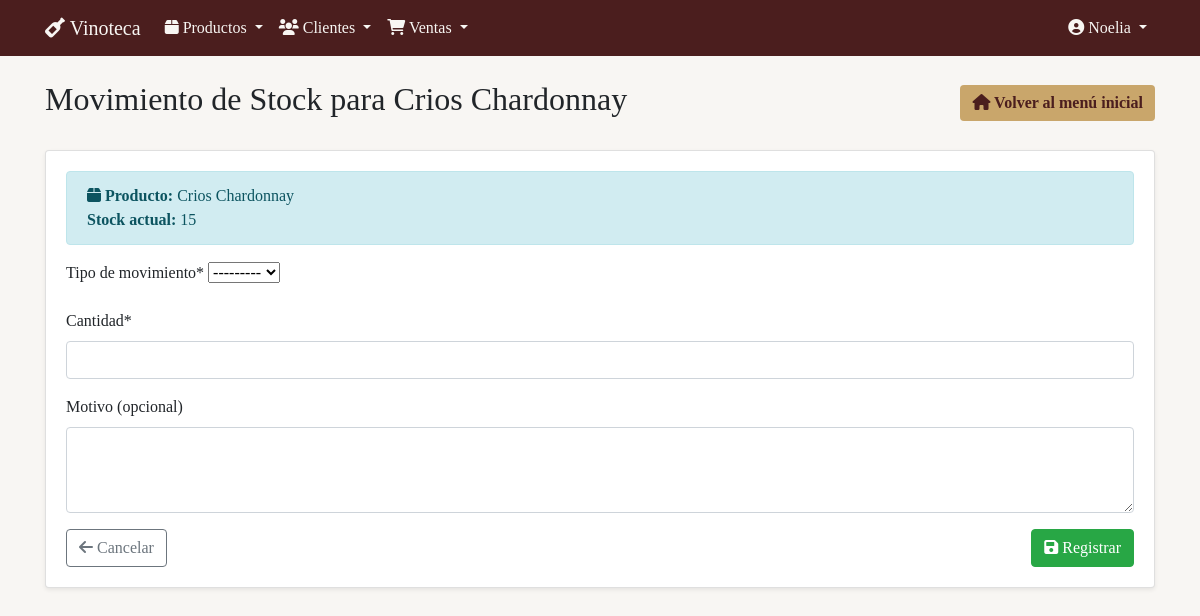
Before: /productos/5/movimiento/ (signed in) with the older database file.
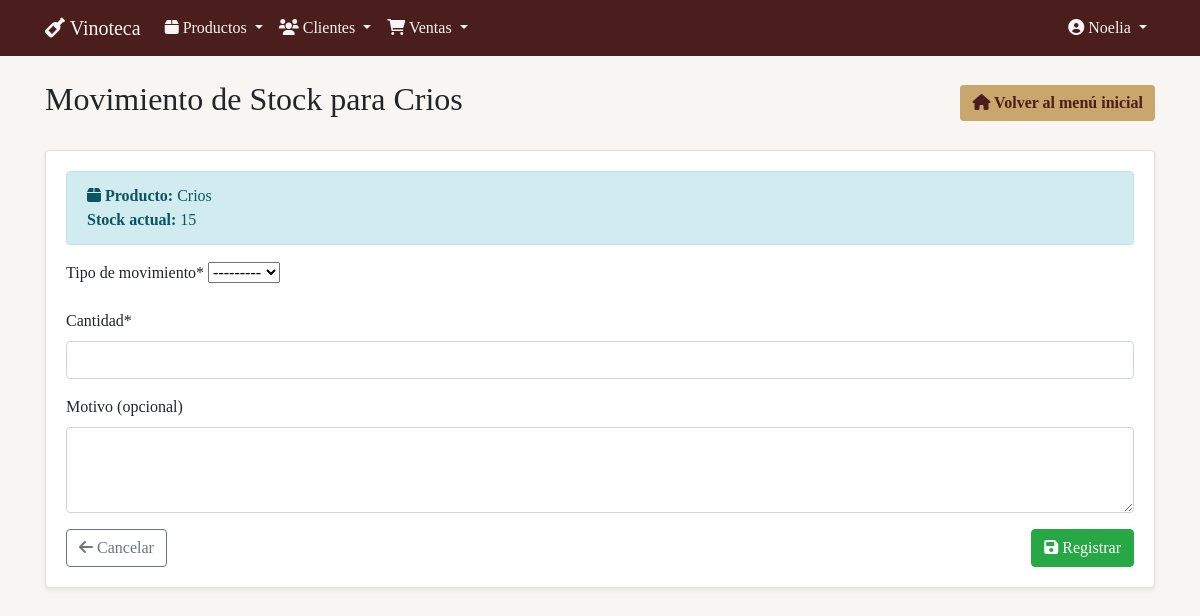
After: the same page with the newer database file.
### productos/models.py (models this page shows, shortened)
class Producto(models.Model):
    nombre = models.CharField("Nombre", max_length=50)
    descripcion = models.CharField("Descripción", max_length=200)
    precio = models.DecimalField("Precio", max_digits=10, decimal_places=2)
    stock = models.PositiveIntegerField("Stock", default=0)
    stock_minimo = models.IntegerField("Stock Mínimo", default=5)
    sku = models.CharField(
        "SKU",
        max_length=50,
        unique=True,
        blank=False,
        help_text="Debe coincidir con el nombre del archivo de imagen (sin extensión)"
    )
    imagen = models.ImageField(
        "Imagen",
        upload_to=get_image_path,
        validators=[validate_image_size],
        blank=True,
        null=True,
        help_text="Formatos permitidos: jpg, png, gif. Tamaño máximo: 5MB"
    )
    fecha_creacion = models.DateTimeField("Fecha de creación", auto_now_add=True)
    fecha_actualizacion = models.DateTimeField("Fecha de actualización", auto_now=True)
    class Meta:
        verbose_name = "Producto"
        verbose_name_plural = "Productos"
        ordering = ["nombre"]

### productos/views.py (the view, shortened to what this page needs)
# urls.py: path('<int:pk>/movimiento/', views.MovimientoStockCreateView.as_view(), name='movimiento_create'),
class MovimientoStockCreateView(LoginRequiredMixin, PermissionRequiredMixin, CreateView):
    model = MovimientoStock
    form_class = MovimientoStockForm
    template_name = 'productos/movimiento_form.html'
    permission_required = 'productos.add_movimientostock'
    def get_form_kwargs(self):
        kwargs = super().get_form_kwargs()
        kwargs['producto'] = get_object_or_404(Producto, pk=self.kwargs['pk'])
        return kwargs
    def get_context_data(self, **kwargs):
        context = super().get_context_data(**kwargs)
        context['producto'] = get_object_or_404(Producto, pk=self.kwargs['pk'])
        return context

### templates/productos/movimiento_form.html (shortened to what this page needs)
{% extends 'base.html' %}
{% load crispy_forms_tags %}
{% block header %}Movimiento de Stock para {{ producto.nombre }}{% endblock %}
{% block content %}
<div class="card shadow-sm">
  <div class="card-body">
    <div class="alert alert-info">
      <i class="fas fa-box"></i>
      <strong>Producto:</strong> {{ producto.nombre }}<br>
      <strong>Stock actual:</strong> {{ producto.stock }}
    </div>
    <form method="post">
      {{ form|crispy }}
      <div class="mt-3 d-flex justify-content-between">
        <a href="{% url 'productos:producto_detail' producto.pk %}" class="btn btn-outline-secondary">
          <i class="fas fa-arrow-left"></i> Cancelar
        </a>
        <button type="submit" class="btn btn-success">
          <i class="fas fa-save"></i> Registrar
        </button>
      </div>
    </form>
  </div>
</div>
{% endblock %}

Changed rows visible on the page:
changed Producto: nombre "Crios Chardonnay" → "Crios"
